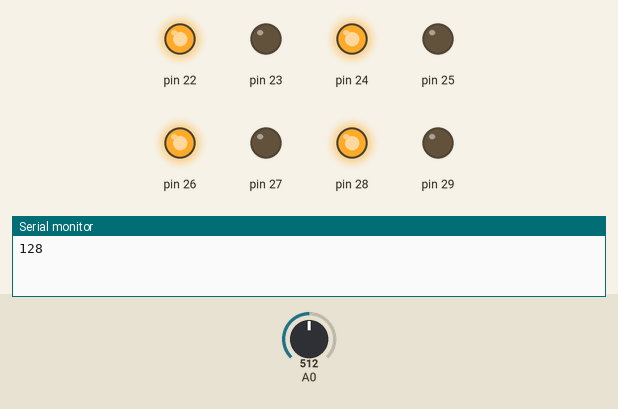
Simulated run of this sketch. Board: Arduino Mega 2560, built with avr-gcc and run on an emulated ATmega2560. Parts: output pins drawn as LEDs (lit = HIGH), the last lines printed to the serial monitor. The test bench sets the inputs (shaded band); at power-on: A0 = 512.

Above: at 3.2 s.
3.3 s: A0 set to 0
At 3.44 s:
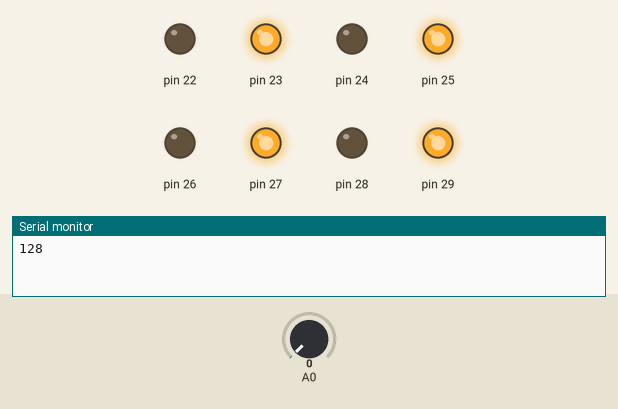
At 6.5 s:
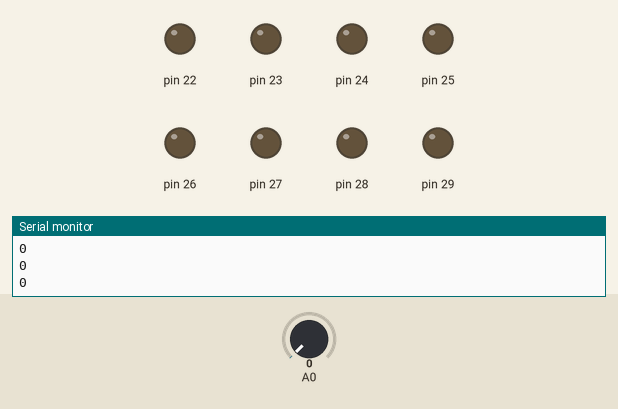
6.8 s: A0 set to 122
At 7.17 s:
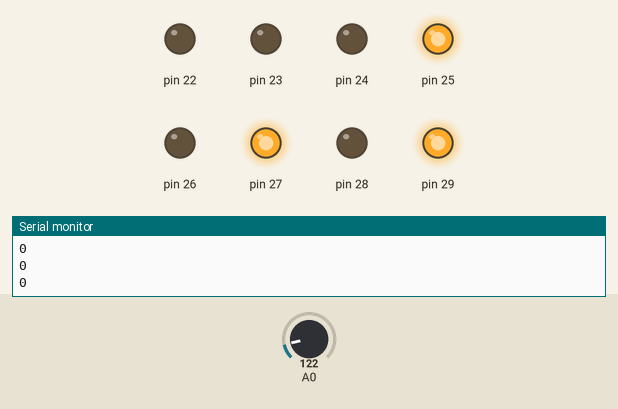
10.3 s: A0 set to 306
13.8 s: A0 set to 1023
17.3 s: A0 set to 900
Timing chart, 0 to 21.8 s (numbered marks = the images above; inputs shaded):
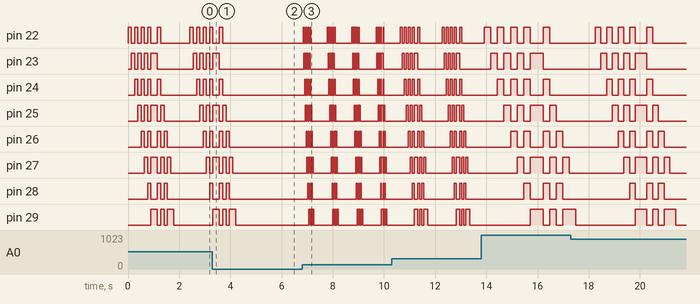

The sketch:

hw4_LED_pattern.ino
```cpp
//    MAE 6194 - Mechatronics
//    Author:   Jonathan Schwartz
//    GWID:     G20740593
//  ===========================================================
//  PATTERN:
//    A trail of four lights will "walk" its way across the LEDS,
//    with each being separated from the adjacent lights by an off
//    LED and progressing along the LEDS. The pattern resets once
//    all of the lights have traversed all the LEDs

void setup() {
  DDRA = 0b11111111; //setting all pins to output
  Serial.begin(9600);
}

void loop() {
  int val = analogRead(A0) / 4;

  march(val);

  Serial.println(val);

  delay(500);
}

void march(int space) {
  PORTA = 0b00000001;
  delay(space);
  PORTA = 0b00000010;
  delay(space);
  PORTA = 0b00000101;
  delay(space);
  PORTA = 0b00001010;
  delay(space);
  PORTA = 0b00010101;
  delay(space);
  PORTA = 0b00101010;
  delay(space);
  PORTA = 0b01010101;
  delay(space);
  PORTA = 0b10101010;
  delay(space);


  PORTA = 0b10101010;
  delay(space);
  PORTA = 0b01010101;
  delay(space);
  PORTA = 0b10101000;
  delay(space);
  PORTA = 0b01010000;
  delay(space);
  PORTA = 0b10100000;
  delay(space);
  PORTA = 0b010000000;
  delay(space);
  PORTA = 0b100000000;
  delay(space);
  PORTA = 0b000000000;
}
```

Measured:
- after the input at 3.3 s, pin 22, pin 24: goes on until 3.7 s, then stays LOW; pin 23: goes on until 3.6 s, then stays LOW; pin 25: goes on until 3.8 s, then stays LOW; pin 26, pin 28: goes on until 4.0 s, then stays LOW; pin 27: goes on until 4.1 s, then stays LOW
- after the input at 6.8 s, pin 22: LOW → HIGH at once, then repeats every 0.95 s: 3 × (LOW 0.03 s, HIGH 0.03 s), LOW 0.06 s, HIGH 0.03 s, LOW 0.65 s, HIGH 0.03 s; pin 23: LOW → HIGH after 0.07 s, then repeats every 0.95 s: 2 × (LOW 0.03 s, HIGH 0.03 s), LOW 0.03 s, HIGH 0.06 s, LOW 0.71 s, HIGH 0.03 s
